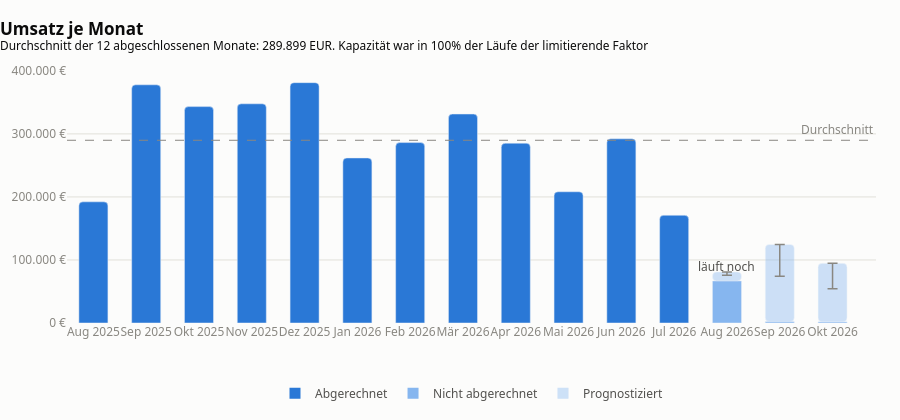

Write notebook code for a chart like this one.
### Code cell
dashboard.umsatzverlauf()

### Figure 1 — Plotly figure (JSON) as saved in the notebook; plotly's stock layout.template omitted (floating-point values rounded to 4 significant figures)
{"data": [{"customdata": [["192.244,01 EUR", "2.742"], ["377.920,75 EUR", "3.699"], ["343.313,58 EUR", "3.417"], ["347.784,97 EUR", "3.390"], ["381.333,31 EUR", "2.513"], ["261.845,81 EUR", "3.342"], ["286.251,10 EUR", "3.272"], ["331.558,13 EUR", "3.226"], ["285.249,57 EUR", "2.813"], ["208.201,79 EUR", "2.158"], ["292.188,83 EUR", "3.045"], ["170.892,00 EUR", "2.275"], ["66.677,13 EUR", "1.638"]], "hovertemplate": "<b>%{x}</b><br>%{customdata[0]}<br>%{customdata[1]} Stunden<extra></extra>", "marker": {"color": ["#2a78d6", "#2a78d6", "#2a78d6", "#2a78d6", "#2a78d6", "#2a78d6", "#2a78d6", "#2a78d6", "#2a78d6", "#2a78d6", "#2a78d6", "#2a78d6", "#86b6ef"]}, "name": "Historie", "showlegend": false, "type": "bar", "x": ["Aug 2025", "Sep 2025", "Okt 2025", "Nov 2025", "Dez 2025", "Jan 2026", "Feb 2026", "Mär 2026", "Apr 2026", "Mai 2026", "Jun 2026", "Jul 2026", "Aug 2026"], "y": [192200.0, 377900.0, 343300.0, 347800.0, 381300.0, 261800.0, 286300.0, 331600.0, 285200.0, 208200.0, 292200.0, 170892, 66680.0]}, {"customdata": [["2.115,00 EUR"], ["1.800,00 EUR"]], "hovertemplate": "<b>%{x}</b><br>Bereits gebucht: %{customdata[0]}<extra></extra>", "marker": {"color": "#86b6ef"}, "name": "Bereits gebucht", "showlegend": false, "type": "bar", "x": ["Sep 2026", "Okt 2026"], "y": [2115, 1800]}, {"base": [66680.0, 2115, 1800], "customdata": [["14.326,82 EUR", "10.850,48 EUR"], ["124.644,65 EUR", "91.361,57 EUR"], ["94.704,65 EUR", "67.525,12 EUR"]], "hovertemplate": "<b>%{x}</b><br>Erwartet (Median): %{customdata[0]}<br>85%-Niveau: %{customdata[1]}<extra></extra>", "marker": {"color": "#86b6ef", "opacity": 0.4}, "name": "Prognostiziert", "showlegend": false, "type": "bar", "x": ["Aug 2026", "Sep 2026", "Okt 2026"], "y": [14330.0, 122500.0, 92900.0]}, {"error_y": {"array": [0, 0, 0], "arrayminus": [5376.0, 50330.0, 40410.0], "color": "#898781", "symmetric": false, "thickness": 1.5, "type": "data", "width": 5}, "hoverinfo": "skip", "marker": {"color": "rgba(0,0,0,0)", "size": 0}, "mode": "markers", "showlegend": false, "type": "scatter", "x": ["Aug 2026", "Sep 2026", "Okt 2026"], "y": [81000.0, 124600.0, 94700.0]}, {"hoverinfo": "skip", "marker": {"color": "#2a78d6", "opacity": 1, "size": 11, "symbol": "square"}, "mode": "markers", "name": "Abgerechnet", "showlegend": true, "type": "scatter", "x": [null], "y": [null]}, {"hoverinfo": "skip", "marker": {"color": "#86b6ef", "opacity": 1, "size": 11, "symbol": "square"}, "mode": "markers", "name": "Nicht abgerechnet", "showlegend": true, "type": "scatter", "x": [null], "y": [null]}, {"hoverinfo": "skip", "marker": {"color": "#86b6ef", "opacity": 0.4, "size": 11, "symbol": "square"}, "mode": "markers", "name": "Prognostiziert", "showlegend": true, "type": "scatter", "x": [null], "y": [null]}], "layout": {"annotations": [{"font": {"color": "#898781", "size": 12}, "showarrow": false, "text": "Durchschnitt", "x": 1, "xanchor": "right", "xref": "x domain", "y": 289900.0, "yanchor": "bottom", "yref": "y"}, {"font": {"color": "#52514e", "size": 12}, "showarrow": false, "text": "läuft noch", "x": "Aug 2026", "y": 66680.0, "yshift": 14}], "barcornerradius": 4, "bargap": 0.45, "barmode": "overlay", "font": {"color": "#52514e", "family": "system-ui, -apple-system, \"Segoe UI\", sans-serif", "size": 13}, "height": 420, "hoverlabel": {"font": {"family": "system-ui, -apple-system, \"Segoe UI\", sans-serif", "size": 13}}, "legend": {"bgcolor": "rgba(0,0,0,0)", "font": {"color": "#52514e", "size": 12}, "orientation": "h", "x": 0.5, "xanchor": "center", "y": -0.22, "yanchor": "top"}, "margin": {"b": 60, "l": 12, "r": 24, "t": 70}, "paper_bgcolor": "#fcfcfb", "plot_bgcolor": "#fcfcfb", "separators": ",.", "shapes": [{"line": {"color": "#898781", "dash": "dash", "width": 1}, "type": "line", "x0": 0, "x1": 1, "xref": "x domain", "y0": 289900.0, "y1": 289900.0, "yref": "y"}], "showlegend": true, "title": {"font": {"color": "#0b0b0b", "size": 17}, "text": "<b>Umsatz je Monat</b><br><sup>Durchschnitt der 12 abgeschlossenen Monate: 289.899 EUR. Kapazität war in 100% der Läufe der limitierende Faktor</sup>", "x": 0, "xanchor": "left"}, "xaxis": {"gridcolor": "#e1e0d9", "gridwidth": 1, "showgrid": false, "showline": false, "tickangle": 0, "tickfont": {"color": "#898781", "size": 12}, "ticks": "", "zeroline": false}, "yaxis": {"gridcolor": "#e1e0d9", "gridwidth": 1, "rangemode": "tozero", "showgrid": true, "showline": false, "tickfont": {"color": "#898781", "size": 12}, "tickformat": ",.0f", "ticks": "", "ticksuffix": " €", "zeroline": false}}}
